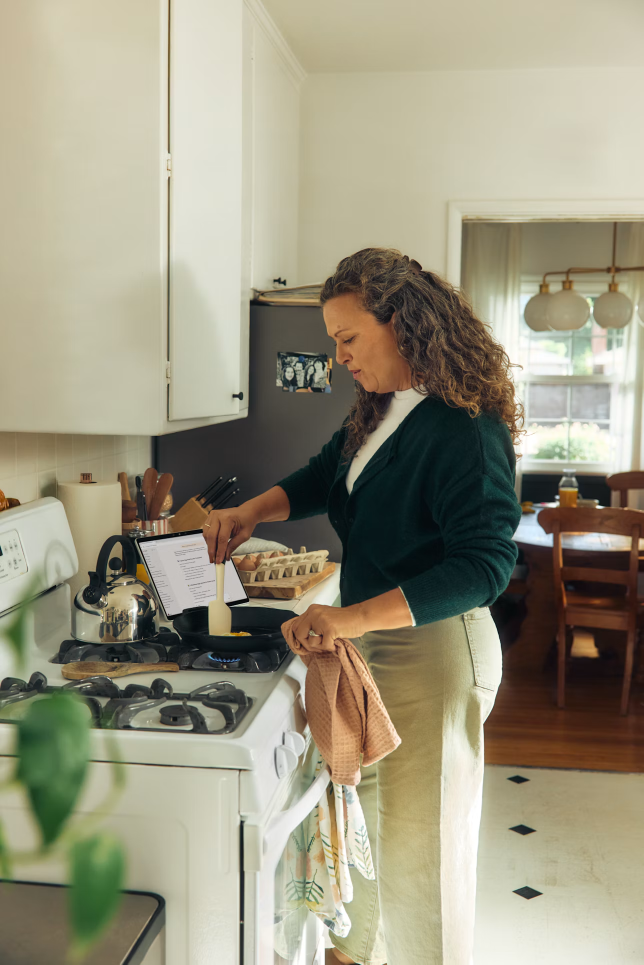
#> input picture examples/kitchen-original.png, 1287 x 1929 px (shown at 1/2 size)
$ python render_stripes.py ../examples/kitchen-original.png ../examples/kitchen-original.png out.png
#> lines starting #> are read from the running program, lines starting #| are printed output that depends on the picture; after the words box and inside, x2 and y2 are one past the last pixel; in counts of white or black regions, pixels touching at a corner belong together
"""Render local horizontal color streaks around a protected photo subject."""

import argparse
from pathlib import Path

import numpy as np
from PIL import Image, ImageFilter, ImageOps


def regions(preview, valid, width, height, texture, depth=0):
    """Partition coarse background colors along strong axis-aligned edges."""
    rows, columns = valid.shape
    best = (0.0, None, 0)
    limit, min_rows, min_columns, threshold = {
        "fine": (8, 7, 5, 12),
        "balanced": (7, 8, 7, 15),
        "wide": (5, 11, 10, 22),
    }[texture]
    if depth < limit:
        for axis, size, minimum in ((0, rows, min_rows), (1, columns, min_columns)):
            if size < 2 * minimum:
                continue
            pairs = valid.take(range(1, size), axis) & valid.take(range(size - 1), axis)
            contrast = np.linalg.norm(np.diff(preview, axis=axis), axis=2)
            cross_axis = 1 - axis
            score = (contrast * pairs).sum(axis=cross_axis) / pairs.shape[cross_axis]
            candidates = score[minimum - 1:size - minimum]
            index = int(candidates.argmax())
            if candidates[index] > best[0]:
                best = (candidates[index], axis, index + minimum)

    score, axis, split = best
    if score < threshold:
        yield 0, 0, width, height
        return

    if axis == 0:
        boundary = round(height * split / rows)
        children = (
            (preview[:split], valid[:split], width, boundary, 0, 0),
            (preview[split:], valid[split:], width, height - boundary, 0, boundary),
        )
    else:
        boundary = round(width * split / columns)
        children = (
            (preview[:, :split], valid[:, :split], boundary, height, 0, 0),
            (preview[:, split:], valid[:, split:], width - boundary, height, boundary, 0),
        )
    for colors, support, w, h, x, y in children:
        for left, top, right, bottom in regions(colors, support, w, h, texture, depth + 1):
            yield left + x, top + y, right + x, bottom + y


def row_colors(rgb, eligible, fallback=None):
    counts = eligible.sum(axis=1)
    known = np.flatnonzero(counts)
    if not known.size:
        return fallback
    sums = np.einsum("hwc,hw->hc", rgb, eligible, dtype=np.float64)
    means = sums[known] / counts[known, None]
    return np.column_stack([
        np.interp(np.arange(len(counts)), known, channel) for channel in means.T
    ])


def render(photo, mask, strength, texture):
    rgb = np.asarray(photo)
    alpha = np.asarray(mask)
    if strength == 0 or np.all(alpha == 255):
        return photo.copy()

    width, height = photo.size
    # Exclude translucent edges and their immediate neighbors from color sampling.
    eligible = np.asarray(mask.filter(ImageFilter.MaxFilter(3))) == 0
    if not eligible.any():
        eligible = alpha == 0
    if not eligible.any():
        raise ValueError("The mask leaves no fully unprotected background pixels.")

    preview_size = min(width, 96), min(height, 96)
    coverage = np.asarray(Image.fromarray(eligible.astype(np.float32)).resize(
        preview_size, Image.Resampling.BOX
    ))
    preview = np.stack([
        np.asarray(Image.fromarray((channel * eligible).astype(np.float32)).resize(
            preview_size, Image.Resampling.BOX
        )) / np.maximum(coverage, 0.001)
        for channel in rgb.transpose(2, 0, 1)
    ], axis=2)

    global_rows = row_colors(rgb, eligible)
    output = rgb.copy()
    for left, top, right, bottom in regions(preview, coverage >= 0.5, width, height, texture):
        source = rgb[top:bottom, left:right]
        support = eligible[top:bottom, left:right]
        base = row_colors(source, support, global_rows[top:bottom])
        # Extend a narrower sample through each region to retain small color accents.
        span = right - left
        center = span * 3 // 8
        sample = slice(center, max(center + 1, span * 5 // 8))
        accents = row_colors(source[:, sample], support[:, sample], base)
        y = np.arange(bottom - top)
        if texture == "fine":
            thickness = max(1, round(height / 1300))
            band = np.minimum(y // thickness * thickness + thickness // 2, len(y) - 1)
            stripes = base * 0.45 + accents[band] * 0.55
        else:
            # Give quiet regions thicker bands and keep more detail in varied regions.
            variation = np.linalg.norm(np.std(base, axis=0))
            detail = min(variation / 35, 1)
            thin, thick = (height / 240, height / 85) if texture == "balanced" else (height / 85, height / 32)
            thickness = max(1, round(thick + (thin - thick) * detail))
            if texture == "balanced":
                # Repeatable variation with independent band spacing in each region.
                rng = np.random.default_rng([left, top])
                starts = [0]
                while starts[-1] < len(y):
                    step = max(1, round(thickness * rng.uniform(0.4, 1.65)))
                    starts.append(starts[-1] + step)
                starts = np.asarray(starts[:-1])
            else:
                starts = y[::thickness]
            counts = np.diff(np.append(starts, len(y)))
            colors = base * 0.65 + accents * 0.35
            band_colors = np.add.reduceat(colors, starts, axis=0) / counts[:, None]
            if texture == "balanced":
                # Hold the full sampled color across similar bands until a visible jump.
                held = band_colors[0].copy()
                for color in band_colors[1:]:
                    if np.linalg.norm(color - held) >= 16:
                        held = color.copy()
                    else:
                        color[:] = held
            stripes = np.repeat(band_colors, counts, axis=0)
        weight = (1 - alpha[top:bottom, left:right, None].astype(np.float32) / 255) * strength
        output[top:bottom, left:right] = np.rint(source * (1 - weight) + stripes[:, None] * weight)
    return Image.fromarray(output)


def main():
    parser = argparse.ArgumentParser(description=__doc__)
    parser.add_argument("photo", type=Path)
    parser.add_argument("mask", type=Path)
    parser.add_argument("output", type=Path)
    parser.add_argument("--strength", type=float, default=1)
    parser.add_argument("--texture", choices=("fine", "balanced", "wide"), default="balanced")
    args = parser.parse_args()
    if not 0 <= args.strength <= 1:
        parser.error("--strength must be between 0 and 1.")
    if args.output.suffix.lower() != ".png":
        parser.error("Output must have a .png extension.")

    try:
        with Image.open(args.photo) as source:
#> source is the input picture: PIL image 1287x1929 RGB; mean R, G, B 154.3, 149.5, 127.9
            photo = ImageOps.exif_transpose(source).convert("RGB")
            profile = source.info.get("icc_profile") if source.mode == "RGB" else None
        with Image.open(args.mask) as source:
            mask = ImageOps.exif_transpose(source).convert("L")
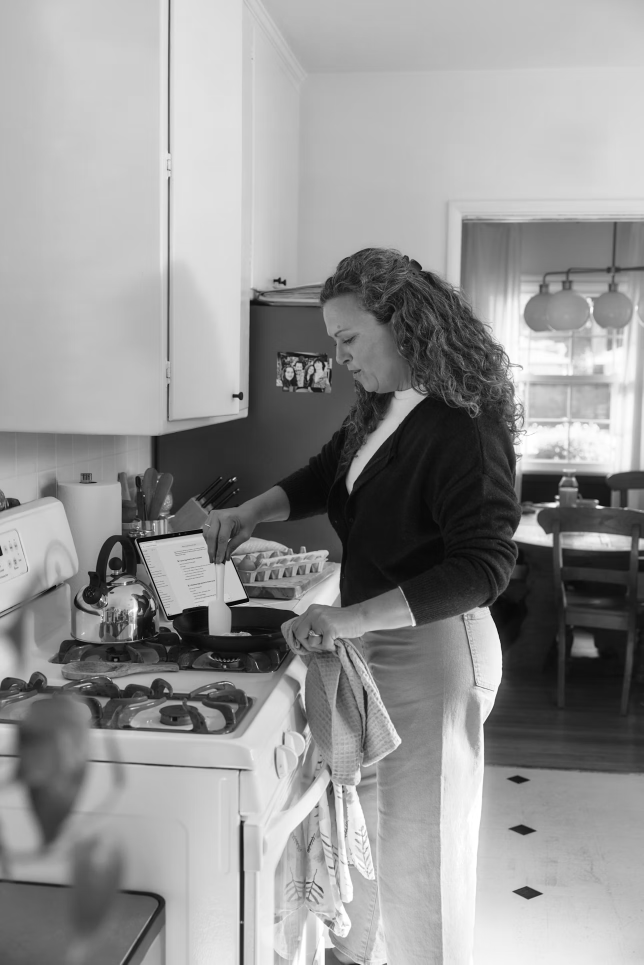
#> mask: PIL image 1287x1929 L (shown at 1/2 size); min 0, max 255, mean 148.5
        if photo.size != mask.size:
            parser.error(f"Mask size {mask.size} must match displayed photo size {photo.size}.")
        result = render(photo, mask, args.strength, args.texture)
#> in render, `eligible = np.asarray(mask.filter(ImageFilter.MaxFilter(3))) == 0`: eligible: shape (1929, 1287) bool; every value is 0
#> in render, `eligible = alpha == 0`:
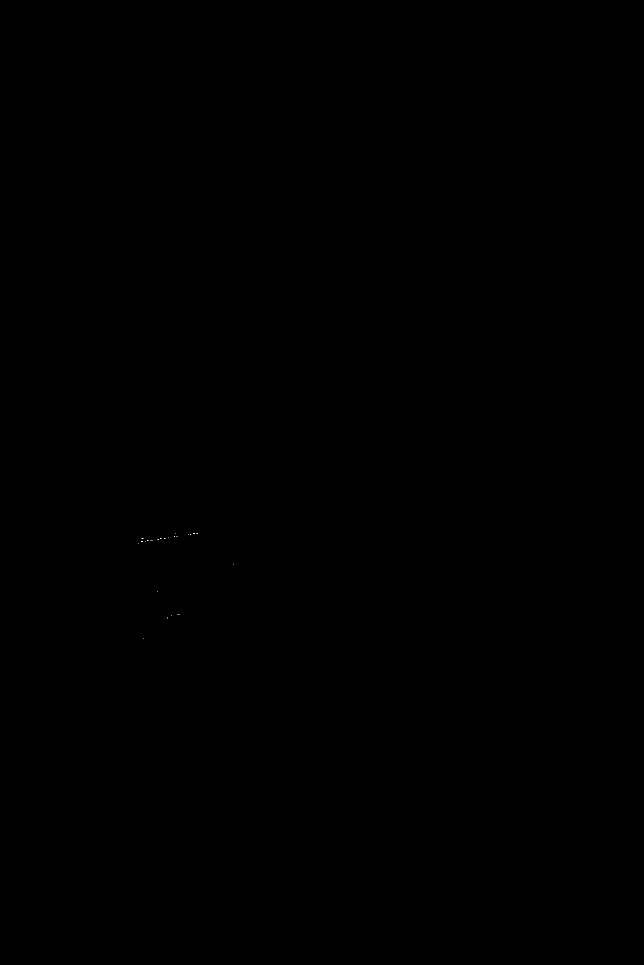
#> eligible: shape (1929, 1287) bool (shown at 1/2 size); 0% white in thin lines or dots, all inside (x1, y1, x2, y2) = (276, 1066, 468, 1277)
#> in row_colors, `counts = eligible.sum(axis=1)`: counts = 1929 values, max 7 at index 1076, min 0 at index 0, mean 0.0259
#> in row_colors, `known = np.flatnonzero(counts)`: known = 23 values from 1066 to 1276
#> in row_colors, `sums = np.einsum("hwc,hw->hc", rgb, eligible, dtype=np.float64)`: sums = 1929 rows, first 8: [0, 0, 0], [0, 0, 0], [0, 0, 0], [0, 0, 0], [0, 0, 0], [0, 0, 0], [0, 0, 0], [0, 0, 0]
#> in row_colors, `means = sums[known] / counts[known, None]`: means = 23 rows, first 8: [0, 0, 1.5], [0, 0, 2], [0, 0, 0], [0, 0, 2], [0, 0, 0], [0, 0, 0], [0, 0, 2], [0, 0, 2.57]
#> in render, `global_rows = row_colors(rgb, eligible)`: global_rows = 1929 rows, first 8: [0, 0, 1.5], [0, 0, 1.5], [0, 0, 1.5], [0, 0, 1.5], [0, 0, 1.5], [0, 0, 1.5], [0, 0, 1.5], [0, 0, 1.5]
#> the loop in render, `for left, top, right, bottom in regions(preview, coverage >= 0.5, widt..` made 1 pass
#> (left, top, right, bottom, span, center, variation, detail) on pass 1: (0, 0, 1287, 1929, 1287, 482, 0.75, 0.0214)
#> pass 1, in render, `weight = (1 - alpha[top:bottom, left:right, None].astype(np.float32) /..`:
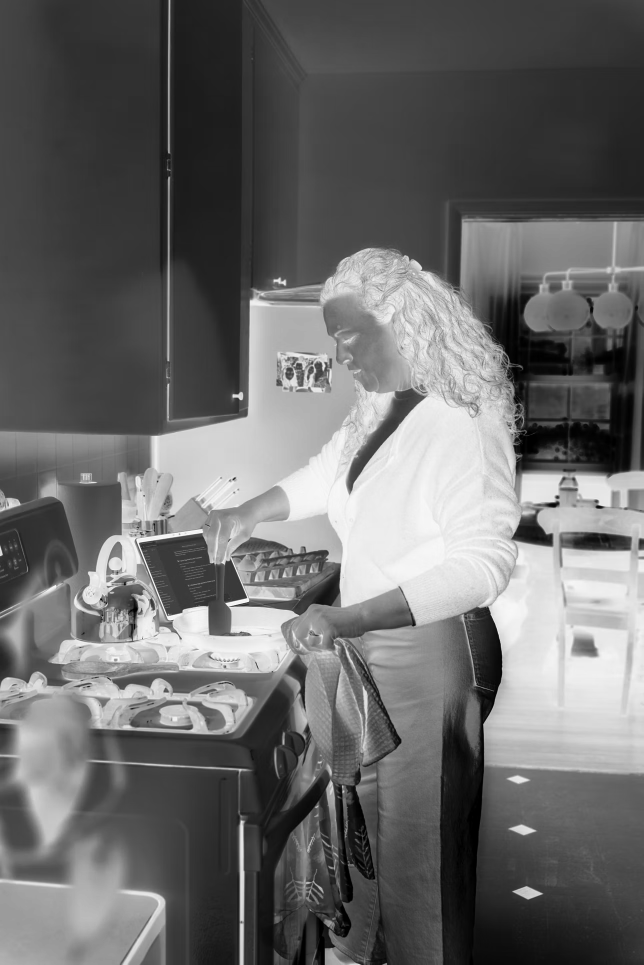
#> weight: shape (1929, 1287, 1) float32 (shown at 1/2 size); min 0, max 1, mean 0.418
#> after the loop in render, `for left, top, right, bottom in regions(preview, coverage >= 0.5, widt..`:
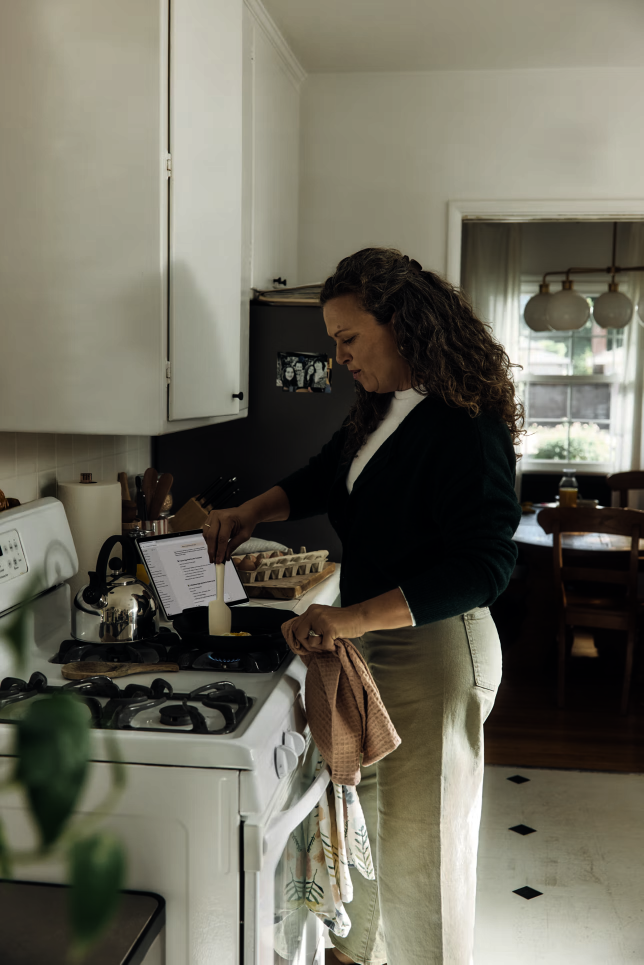
#> output: shape (1929, 1287, 3) (shown at 1/2 size); mean R, G, B 107.5, 104.8, 91.6
#> after the loop in render, `for left, top, right, bottom in regions(preview, coverage >= 0.5, widt..`: color = [0, 0, 1.5]
        with args.output.open("xb") as destination:
            result.save(destination, format="PNG", icc_profile=profile)
    except (OSError, ValueError) as error:
        parser.error(str(error))


if __name__ == "__main__":
    main()
